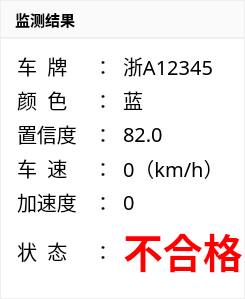
       <widget class="QWidget" name="widget_test_result" native="true">
        <property name="styleSheet">
         <string notr="true">QWidget#widget_test_result
{
border:1px solid lightGray;

}</string>
        </property>
        <layout class="QVBoxLayout" name="verticalLayout_2">
         <property name="spacing">
          <number>2</number>
         </property>
         <property name="leftMargin">
          <number>1</number>
         </property>
         <property name="topMargin">
          <number>1</number>
         </property>
         <property name="rightMargin">
          <number>1</number>
         </property>
         <property name="bottomMargin">
          <number>1</number>
         </property>
         <item>
          <widget class="QLabel" name="label_9">
           <property name="sizePolicy">
            <sizepolicy hsizetype="Preferred" vsizetype="Fixed">
             <horstretch>0</horstretch>
             <verstretch>0</verstretch>
            </sizepolicy>
           </property>
           <property name="minimumSize">
            <size>
             <width>0</width>
             <height>36</height>
            </size>
           </property>
           <property name="font">
            <font>
             <family>微软雅黑</family>
             <pointsize>11</pointsize>
             <weight>75</weight>
             <bold>true</bold>
            </font>
           </property>
           <property name="styleSheet">
            <string notr="true">background-color: rgb(250, 250, 250);
padding-left:10px;</string>
           </property>
           <property name="text">
            <string>监测结果</string>
           </property>
          </widget>
         </item>
         <item>
          <widget class="QWidget" name="widget" native="true">
           <property name="styleSheet">
            <string notr="true">background-color:#ffffff;</string>
           </property>
           <layout class="QGridLayout" name="gridLayout_2">
            <property name="leftMargin">
             <number>1</number>
            </property>
            <property name="topMargin">
             <number>12</number>
            </property>
            <property name="rightMargin">
             <number>1</number>
            </property>
            <property name="bottomMargin">
             <number>18</number>
            </property>
            <property name="horizontalSpacing">
             <number>10</number>
            </property>
            <property name="verticalSpacing">
             <number>4</number>
            </property>
            <item row="0" column="2">
             <widget class="QLabel" name="label_car_licence">
              <property name="font">
               <font>
                <family>微软雅黑</family>
                <pointsize>15</pointsize>
                <weight>50</weight>
                <bold>false</bold>
               </font>
              </property>
              <property name="styleSheet">
               <string notr="true"/>
              </property>
              <property name="text">
               <string>浙A12345</string>
              </property>
             </widget>
            </item>
            <item row="4" column="1">
             <widget class="QLabel" name="label_34">
              <property name="sizePolicy">
               <sizepolicy hsizetype="Fixed" vsizetype="Preferred">
                <horstretch>0</horstretch>
                <verstretch>0</verstretch>
               </sizepolicy>
              </property>
              <property name="font">
               <font>
                <family>微软雅黑</family>
                <pointsize>15</pointsize>
                <weight>50</weight>
                <bold>false</bold>
               </font>
              </property>
              <property name="styleSheet">
               <string notr="true"/>
              </property>
              <property name="text">
               <string>：</string>
              </property>
             </widget>
            </item>
            <item row="1" column="1">
             <widget class="QLabel" name="label_31">
              <property name="sizePolicy">
               <sizepolicy hsizetype="Fixed" vsizetype="Preferred">
                <horstretch>0</horstretch>
                <verstretch>0</verstretch>
               </sizepolicy>
              </property>
              <property name="font">
               <font>
                <family>微软雅黑</family>
                <pointsize>15</pointsize>
                <weight>50</weight>
                <bold>false</bold>
               </font>
              </property>
              <property name="styleSheet">
               <string notr="true"/>
              </property>
              <property name="text">
               <string>：</string>
              </property>
             </widget>
            </item>
            <item row="2" column="1">
             <widget class="QLabel" name="label_32">
              <property name="sizePolicy">
               <sizepolicy hsizetype="Fixed" vsizetype="Preferred">
                <horstretch>0</horstretch>
                <verstretch>0</verstretch>
               </sizepolicy>
              </property>
              <property name="font">
               <font>
                <family>微软雅黑</family>
                <pointsize>15</pointsize>
                <weight>50</weight>
                <bold>false</bold>
               </font>
              </property>
              <property name="styleSheet">
               <string notr="true"/>
              </property>
              <property name="text">
               <string>：</string>
              </property>
             </widget>
            </item>
            <item row="4" column="2">
             <widget class="QLabel" name="label_car_acceleration">
              <property name="font">
               <font>
                <family>微软雅黑</family>
                <pointsize>15</pointsize>
                <weight>50</weight>
                <bold>false</bold>
               </font>
              </property>
              <property name="styleSheet">
               <string notr="true"/>
              </property>
              <property name="text">
               <string>0</string>
              </property>
             </widget>
            </item>
            <item row="3" column="2">
             <widget class="QLabel" name="label_car_speed">
              <property name="font">
               <font>
                <family>微软雅黑</family>
                <pointsize>15</pointsize>
                <weight>50</weight>
                <bold>false</bold>
               </font>
              </property>
              <property name="styleSheet">
               <string notr="true"/>
              </property>
              <property name="text">
               <string>0（km/h）</string>
              </property>
             </widget>
            </item>
            <item row="1" column="0">
             <widget class="QLabel" name="label_5">
              <property name="sizePolicy">
               <sizepolicy hsizetype="Fixed" vsizetype="Preferred">
                <horstretch>0</horstretch>
                <verstretch>0</verstretch>
               </sizepolicy>
              </property>
              <property name="font">
               <font>
                <family>微软雅黑</family>
                <pointsize>15</pointsize>
                <weight>50</weight>
                <bold>false</bold>
               </font>
              </property>
              <property name="styleSheet">
               <string notr="true">padding-left:10px;</string>
              </property>
              <property name="text">
               <string>颜  色</string>
              </property>
             </widget>
            </item>
            <item row="0" column="1">
             <widget class="QLabel" name="label_30">
              <property name="sizePolicy">
               <sizepolicy hsizetype="Fixed" vsizetype="Preferred">
                <horstretch>0</horstretch>
                <verstretch>0</verstretch>
               </sizepolicy>
              </property>
              <property name="font">
               <font>
                <family>微软雅黑</family>
                <pointsize>15</pointsize>
                <weight>50</weight>
                <bold>false</bold>
               </font>
              </property>
              <property name="styleSheet">
               <string notr="true"/>
              </property>
              <property name="text">
               <string>：</string>
              </property>
             </widget>
            </item>
            <item row="5" column="2">
             <widget class="QLabel" name="label_car_state">
              <property name="font">
               <font>
                <family>微软雅黑</family>
                <pointsize>30</pointsize>
                <weight>75</weight>
                <bold>true</bold>
               </font>
              </property>
              <property name="styleSheet">
               <string notr="true"/>
              </property>
              <property name="text">
               <string>&lt;font color=#ff0000&gt;不合格&lt;/font&gt;</string>
              </property>
             </widget>
            </item>
            <item row="1" column="2">
             <widget class="QLabel" name="label_car_licence_color">
              <property name="font">
               <font>
                <family>微软雅黑</family>
                <pointsize>15</pointsize>
                <weight>50</weight>
                <bold>false</bold>
               </font>
              </property>
              <property name="styleSheet">
               <string notr="true"/>
              </property>
              <property name="text">
               <string>蓝</string>
              </property>
             </widget>
            </item>
            <item row="3" column="1">
             <widget class="QLabel" name="label_33">
              <property name="sizePolicy">
               <sizepolicy hsizetype="Fixed" vsizetype="Preferred">
                <horstretch>0</horstretch>
                <verstretch>0</verstretch>
               </sizepolicy>
              </property>
              <property name="font">
               <font>
                <family>微软雅黑</family>
                <pointsize>15</pointsize>
                <weight>50</weight>
                <bold>false</bold>
               </font>
              </property>
              <property name="styleSheet">
               <string notr="true"/>
              </property>
              <property name="text">
               <string>：</string>
              </property>
             </widget>
            </item>
            <item row="5" column="1">
             <widget class="QLabel" name="label_35">
              <property name="sizePolicy">
               <sizepolicy hsizetype="Fixed" vsizetype="Preferred">
                <horstretch>0</horstretch>
                <verstretch>0</verstretch>
               </sizepolicy>
              </property>
              <property name="font">
               <font>
                <family>微软雅黑</family>
                <pointsize>15</pointsize>
                <weight>50</weight>
                <bold>false</bold>
               </font>
              </property>
              <property name="styleSheet">
               <string notr="true"/>
              </property>
              <property name="text">
               <string>：</string>
              </property>
             </widget>
            </item>
            <item row="5" column="0">
             <widget class="QLabel" name="label_26">
              <property name="sizePolicy">
               <sizepolicy hsizetype="Fixed" vsizetype="Preferred">
                <horstretch>0</horstretch>
                <verstretch>0</verstretch>
               </sizepolicy>
              </property>
              <property name="font">
               <font>
                <family>微软雅黑</family>
                <pointsize>15</pointsize>
                <weight>50</weight>
                <bold>false</bold>
               </font>
              </property>
              <property name="styleSheet">
               <string notr="true">padding-left:10px;</string>
              </property>
              <property name="text">
               <string>状  态</string>
              </property>
             </widget>
            </item>
            <item row="3" column="0">
             <widget class="QLabel" name="label_6">
              <property name="sizePolicy">
               <sizepolicy hsizetype="Fixed" vsizetype="Preferred">
                <horstretch>0</horstretch>
                <verstretch>0</verstretch>
               </sizepolicy>
              </property>
              <property name="font">
               <font>
                <family>微软雅黑</family>
                <pointsize>15</pointsize>
                <weight>50</weight>
                <bold>false</bold>
               </font>
              </property>
              <property name="styleSheet">
               <string notr="true">padding-left:10px;</string>
              </property>
              <property name="text">
               <string>车  速</string>
              </property>
             </widget>
            </item>
            <item row="2" column="0">
             <widget class="QLabel" name="label_23">
              <property name="sizePolicy">
               <sizepolicy hsizetype="Fixed" vsizetype="Preferred">
                <horstretch>0</horstretch>
                <verstretch>0</verstretch>
               </sizepolicy>
              </property>
              <property name="font">
               <font>
                <family>微软雅黑</family>
                <pointsize>15</pointsize>
                <weight>50</weight>
                <bold>false</bold>
               </font>
              </property>
              <property name="styleSheet">
               <string notr="true">padding-left:10px;</string>
              </property>
              <property name="text">
               <string>置信度</string>
              </property>
             </widget>
            </item>
            <item row="0" column="0">
             <widget class="QLabel" name="label_3">
              <property name="sizePolicy">
               <sizepolicy hsizetype="Fixed" vsizetype="Preferred">
                <horstretch>0</horstretch>
                <verstretch>0</verstretch>
               </sizepolicy>
              </property>
              <property name="font">
               <font>
                <family>微软雅黑</family>
                <pointsize>15</pointsize>
                <weight>50</weight>
                <bold>false</bold>
               </font>
              </property>
              <property name="styleSheet">
               <string notr="true">padding-left:10px;</string>
              </property>
              <property name="text">
               <string>车  牌</string>
              </property>
             </widget>
            </item>
            <item row="2" column="2">
             <widget class="QLabel" name="label_entire_believability">
              <property name="font">
               <font>
                <family>微软雅黑</family>
                <pointsize>15</pointsize>
                <weight>50</weight>
                <bold>false</bold>
               </font>
              </property>
              <property name="styleSheet">
               <string notr="true"/>
              </property>
              <property name="text">
               <string>82.0</string>
              </property>
             </widget>
            </item>
            <item row="4" column="0">
             <widget class="QLabel" name="label_25">
              <property name="sizePolicy">
               <sizepolicy hsizetype="Fixed" vsizetype="Preferred">
                <horstretch>0</horstretch>
                <verstretch>0</verstretch>
               </sizepolicy>
              </property>
              <property name="font">
               <font>
                <family>微软雅黑</family>
                <pointsize>15</pointsize>
                <weight>50</weight>
                <bold>false</bold>
               </font>
              </property>
              <property name="styleSheet">
               <string notr="true">padding-left:10px;</string>
              </property>
              <property name="text">
               <string>加速度</string>
              </property>
             </widget>
            </item>
           </layout>
          </widget>
         </item>
        </layout>
       </widget>
